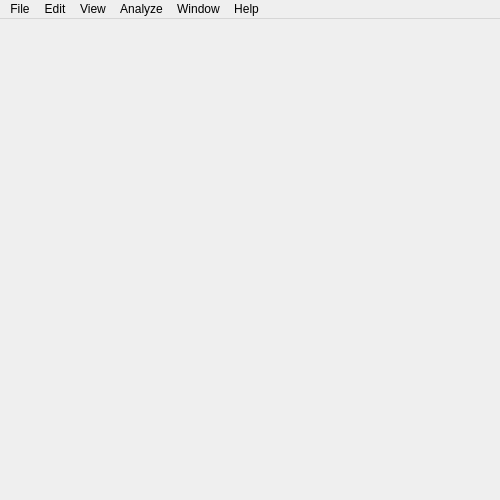
<?xml version="1.0" encoding="UTF-8"?>
<ui version="4.0">
 <class>MenuBar</class>
 <widget class="QMainWindow" name="MenuBar">
  <property name="geometry">
   <rect>
    <x>0</x>
    <y>0</y>
    <width>500</width>
    <height>500</height>
   </rect>
  </property>
  <property name="sizePolicy">
   <sizepolicy hsizetype="Ignored" vsizetype="Ignored">
    <horstretch>0</horstretch>
    <verstretch>0</verstretch>
   </sizepolicy>
  </property>
  <property name="minimumSize">
   <size>
    <width>500</width>
    <height>500</height>
   </size>
  </property>
  <property name="maximumSize">
   <size>
    <width>5000</width>
    <height>5000</height>
   </size>
  </property>
  <property name="focusPolicy">
   <enum>Qt::ClickFocus</enum>
  </property>
  <property name="windowTitle">
   <string/>
  </property>
  <property name="statusTip">
   <string notr="true"/>
  </property>
  <property name="whatsThis">
   <string notr="true"/>
  </property>
  <property name="accessibleName">
   <string notr="true"/>
  </property>
  <property name="autoFillBackground">
   <bool>false</bool>
  </property>
  <property name="styleSheet">
   <string notr="true"/>
  </property>
  <property name="documentMode">
   <bool>false</bool>
  </property>
  <property name="dockNestingEnabled">
   <bool>false</bool>
  </property>
  <property name="unifiedTitleAndToolBarOnMac">
   <bool>false</bool>
  </property>
  <widget class="QWidget" name="centralWidget">
   <property name="styleSheet">
    <string notr="true">background rgb(0,0,0)</string>
   </property>
   <layout class="QGridLayout" name="gridLayout_2">
    <item row="0" column="0">
     <layout class="QHBoxLayout" name="list_LayoutBox">
      <property name="sizeConstraint">
       <enum>QLayout::SetFixedSize</enum>
      </property>
     </layout>
    </item>
    <item row="0" column="1">
     <layout class="QHBoxLayout" name="mpl_LayoutBox"/>
    </item>
   </layout>
  </widget>
  <widget class="QMenuBar" name="menuBar">
   <property name="geometry">
    <rect>
     <x>0</x>
     <y>0</y>
     <width>500</width>
     <height>22</height>
    </rect>
   </property>
   <property name="nativeMenuBar">
    <bool>true</bool>
   </property>
   <widget class="QMenu" name="menuFile">
    <property name="title">
     <string>File</string>
    </property>
    <widget class="QMenu" name="menuExport">
     <property name="title">
      <string>Export</string>
     </property>
     <addaction name="actionExport_Correction_Factors"/>
     <addaction name="actionExport_Colocalization"/>
     <addaction name="actionExport_Selected_Traces"/>
     <addaction name="actionExport_All_Traces"/>
     <addaction name="actionExport_ES_Histogram_Data"/>
     <addaction name="actionExport_Transition_Density_Data"/>
    </widget>
    <addaction name="actionOpen"/>
    <addaction name="separator"/>
    <addaction name="actionClose"/>
    <addaction name="actionSave"/>
    <addaction name="separator"/>
    <addaction name="menuExport"/>
   </widget>
   <widget class="QMenu" name="menuEdit">
    <property name="title">
     <string>Edit</string>
    </property>
    <addaction name="actionRemove_File"/>
    <addaction name="actionRemove_All_Files"/>
    <addaction name="actionSelect_All"/>
    <addaction name="actionDeselect_All"/>
   </widget>
   <widget class="QMenu" name="menuAnalyze">
    <property name="title">
     <string>Analyze</string>
    </property>
    <widget class="QMenu" name="menuFit_Hidden_Markov_Model">
     <property name="title">
      <string>Fit Hidden Markov Model</string>
     </property>
     <addaction name="actionFit_Hmm_Current"/>
     <addaction name="actionFit_Hmm_All"/>
    </widget>
    <widget class="QMenu" name="menuManually_Select_Bleaching">
     <property name="title">
      <string>Manually Select Bleaching</string>
     </property>
     <addaction name="actionSelect_Bleach_Red_Channel"/>
     <addaction name="actionSelect_Bleach_Green_Channel"/>
    </widget>
    <widget class="QMenu" name="menuPredict_Trace_Type">
     <property name="title">
      <string>Predict Trace Type</string>
     </property>
     <addaction name="actionPredict_Selected_Traces"/>
     <addaction name="actionPredict_All_traces"/>
    </widget>
    <addaction name="actionColocalize_All"/>
    <addaction name="actionClear_Traces"/>
    <addaction name="actionFind_Show_Traces"/>
    <addaction name="actionClear_and_Rerun"/>
    <addaction name="separator"/>
    <addaction name="actionColor_Red"/>
    <addaction name="actionColor_Yellow"/>
    <addaction name="actionColor_Green"/>
    <addaction name="actionClear_Color"/>
    <addaction name="actionClear_All_Colors"/>
    <addaction name="separator"/>
    <addaction name="actionCorrectionFactorsWindow"/>
    <addaction name="actionGet_alphaFactor"/>
    <addaction name="actionGet_deltaFactor"/>
    <addaction name="actionClear_Correction_Factors"/>
    <addaction name="separator"/>
    <addaction name="menuManually_Select_Bleaching"/>
    <addaction name="separator"/>
    <addaction name="menuFit_Hidden_Markov_Model"/>
    <addaction name="menuPredict_Trace_Type"/>
    <addaction name="actionClear_All_Predictions"/>
   </widget>
   <widget class="QMenu" name="menuWindow">
    <property name="title">
     <string>Window</string>
    </property>
    <addaction name="actionMinimize"/>
    <addaction name="separator"/>
    <addaction name="actionMainWindow"/>
    <addaction name="actionTraceWindow"/>
    <addaction name="actionHistogramWindow"/>
    <addaction name="actionTransitionDensityWindow"/>
    <addaction name="actionLifetimes"/>
   </widget>
   <widget class="QMenu" name="menuHelp">
    <property name="title">
     <string>Help</string>
    </property>
    <addaction name="actionGet_Help_Online"/>
    <addaction name="separator"/>
    <addaction name="actionPreferences"/>
    <addaction name="actionAbout"/>
    <addaction name="actionDebug"/>
   </widget>
   <widget class="QMenu" name="menuView">
    <property name="title">
     <string>View</string>
    </property>
    <addaction name="actionFormat_Plot"/>
    <addaction name="separator"/>
    <addaction name="actionAdvanced_Sort"/>
    <addaction name="actionSort_by_Ascending"/>
    <addaction name="actionSort_by_Red_Bleach"/>
    <addaction name="actionSort_by_Green_Bleach"/>
    <addaction name="actionSort_by_Equal_Stoichiometry"/>
   </widget>
   <addaction name="menuFile"/>
   <addaction name="menuEdit"/>
   <addaction name="menuView"/>
   <addaction name="menuAnalyze"/>
   <addaction name="menuWindow"/>
   <addaction name="menuHelp"/>
  </widget>
  <action name="actionOpen">
   <property name="text">
    <string>Open Files</string>
   </property>
   <property name="shortcut">
    <string>Ctrl+O</string>
   </property>
  </action>
  <action name="actionSave">
   <property name="text">
    <string>Save Plot</string>
   </property>
   <property name="shortcut">
    <string>Ctrl+S</string>
   </property>
  </action>
  <action name="actionRemove_File">
   <property name="enabled">
    <bool>false</bool>
   </property>
   <property name="text">
    <string>Remove Current From List</string>
   </property>
   <property name="shortcut">
    <string>Ctrl+Backspace</string>
   </property>
  </action>
  <action name="actionMinimize">
   <property name="text">
    <string>Minimize</string>
   </property>
   <property name="shortcut">
    <string>Ctrl+M</string>
   </property>
  </action>
  <action name="actionFind_Show_Traces">
   <property name="enabled">
    <bool>false</bool>
   </property>
   <property name="text">
    <string>Show Traces</string>
   </property>
   <property name="shortcut">
    <string>Ctrl+Shift+T</string>
   </property>
  </action>
  <action name="actionClose">
   <property name="enabled">
    <bool>true</bool>
   </property>
   <property name="text">
    <string>Close Window</string>
   </property>
   <property name="shortcut">
    <string>Ctrl+W</string>
   </property>
  </action>
  <action name="actionGet_Help_Online">
   <property name="text">
    <string>Get Help Online</string>
   </property>
  </action>
  <action name="actionDebug">
   <property name="text">
    <string>Debug...</string>
   </property>
  </action>
  <action name="actionPreferences">
   <property name="text">
    <string>Preferences</string>
   </property>
   <property name="shortcut">
    <string>Ctrl+,</string>
   </property>
  </action>
  <action name="actionAbout">
   <property name="text">
    <string>About</string>
   </property>
  </action>
  <action name="actionColocalize_All">
   <property name="enabled">
    <bool>false</bool>
   </property>
   <property name="text">
    <string>Colocalize All</string>
   </property>
   <property name="shortcut">
    <string>Ctrl+Alt+L</string>
   </property>
  </action>
  <action name="actionColor_Red">
   <property name="enabled">
    <bool>false</bool>
   </property>
   <property name="text">
    <string>Color Red</string>
   </property>
   <property name="shortcut">
    <string>Meta+Shift+R</string>
   </property>
  </action>
  <action name="actionSort_by_Red_Bleach">
   <property name="enabled">
    <bool>false</bool>
   </property>
   <property name="text">
    <string>Sort by Red Bleach</string>
   </property>
  </action>
  <action name="actionClear_Color">
   <property name="enabled">
    <bool>false</bool>
   </property>
   <property name="text">
    <string>Clear Color</string>
   </property>
   <property name="shortcut">
    <string>Meta+Shift+C</string>
   </property>
  </action>
  <action name="actionColor_Yellow">
   <property name="enabled">
    <bool>false</bool>
   </property>
   <property name="text">
    <string>Color Yellow</string>
   </property>
   <property name="shortcut">
    <string>Meta+Shift+Y</string>
   </property>
  </action>
  <action name="actionColor_Green">
   <property name="enabled">
    <bool>false</bool>
   </property>
   <property name="text">
    <string>Color Green</string>
   </property>
   <property name="toolTip">
    <string>Color Green</string>
   </property>
   <property name="shortcut">
    <string>Meta+Shift+G</string>
   </property>
  </action>
  <action name="actionClear_All_Colors">
   <property name="enabled">
    <bool>false</bool>
   </property>
   <property name="text">
    <string>Clear All Colors</string>
   </property>
   <property name="shortcut">
    <string>Meta+Alt+Shift+C</string>
   </property>
  </action>
  <action name="actionSort_by_Ascending">
   <property name="enabled">
    <bool>false</bool>
   </property>
   <property name="text">
    <string>Sort by Ascending</string>
   </property>
  </action>
  <action name="actionSave_Session">
   <property name="text">
    <string>Save Session (Beta)</string>
   </property>
  </action>
  <action name="actionLoad_Session">
   <property name="text">
    <string>Load Session (Beta)</string>
   </property>
  </action>
  <action name="actionRemove_All_Files">
   <property name="enabled">
    <bool>false</bool>
   </property>
   <property name="text">
    <string>Remove All From List</string>
   </property>
  </action>
  <action name="actionGet_alphaFactor">
   <property name="enabled">
    <bool>false</bool>
   </property>
   <property name="text">
    <string>Find ɑ-Factor (for D-only)</string>
   </property>
   <property name="shortcut">
    <string>Meta+Shift+A</string>
   </property>
  </action>
  <action name="actionGet_deltaFactor">
   <property name="enabled">
    <bool>false</bool>
   </property>
   <property name="text">
    <string>Find δ-Factor (for A-only)</string>
   </property>
   <property name="shortcut">
    <string>Meta+Shift+D</string>
   </property>
  </action>
  <action name="actionClear_Correction_Factors">
   <property name="enabled">
    <bool>false</bool>
   </property>
   <property name="text">
    <string>Clear Correction Factors</string>
   </property>
   <property name="shortcut">
    <string>Meta+Shift+C</string>
   </property>
  </action>
  <action name="actionTraceWindow">
   <property name="text">
    <string>Traces</string>
   </property>
   <property name="shortcut">
    <string>Ctrl+2</string>
   </property>
  </action>
  <action name="actionMainWindow">
   <property name="text">
    <string>Images</string>
   </property>
   <property name="shortcut">
    <string>Ctrl+1</string>
   </property>
  </action>
  <action name="actionHistogramWindow">
   <property name="text">
    <string>Histogram</string>
   </property>
   <property name="shortcut">
    <string>Ctrl+3</string>
   </property>
  </action>
  <action name="actionExport_Correction_Factors">
   <property name="text">
    <string>Correction Factors</string>
   </property>
  </action>
  <action name="actionExport_Colocalization">
   <property name="text">
    <string>Colocalization</string>
   </property>
  </action>
  <action name="actionExport_Selected_Traces">
   <property name="text">
    <string>Selected Traces</string>
   </property>
  </action>
  <action name="actionExport_All_Traces">
   <property name="text">
    <string>All Traces</string>
   </property>
  </action>
  <action name="actionSort_by_Green_Bleach">
   <property name="enabled">
    <bool>false</bool>
   </property>
   <property name="text">
    <string>Sort by Green Bleach</string>
   </property>
  </action>
  <action name="actionClear_Traces">
   <property name="enabled">
    <bool>false</bool>
   </property>
   <property name="text">
    <string>Clear Traces</string>
   </property>
  </action>
  <action name="actionExport_ES_Histogram_Data">
   <property name="text">
    <string>E-S Histogram Data</string>
   </property>
  </action>
  <action name="actionTransitionDensityWindow">
   <property name="text">
    <string>Transition Density</string>
   </property>
   <property name="shortcut">
    <string>Ctrl+4</string>
   </property>
  </action>
  <action name="actionCorrectionFactorsWindow">
   <property name="enabled">
    <bool>false</bool>
   </property>
   <property name="text">
    <string>Set Correction Factors</string>
   </property>
   <property name="shortcut">
    <string>Ctrl+Shift+K</string>
   </property>
  </action>
  <action name="actionFit_Hmm_Current">
   <property name="enabled">
    <bool>false</bool>
   </property>
   <property name="text">
    <string>Current Trace</string>
   </property>
  </action>
  <action name="actionFit_Hmm_All">
   <property name="enabled">
    <bool>false</bool>
   </property>
   <property name="text">
    <string>Selected Traces</string>
   </property>
  </action>
  <action name="actionBatch_analyze">
   <property name="text">
    <string>Batch analyze</string>
   </property>
   <property name="shortcut">
    <string>Ctrl+B</string>
   </property>
  </action>
  <action name="actionSort_by_Equal_Stoichiometry">
   <property name="enabled">
    <bool>false</bool>
   </property>
   <property name="text">
    <string>Sort by Equal Stoichiometry</string>
   </property>
  </action>
  <action name="actionEdit_Plot">
   <property name="text">
    <string>Edit Plot</string>
   </property>
  </action>
  <action name="actionFormat_Plot">
   <property name="enabled">
    <bool>false</bool>
   </property>
   <property name="text">
    <string>Format Plot</string>
   </property>
  </action>
  <action name="actionUncheck_All">
   <property name="enabled">
    <bool>false</bool>
   </property>
   <property name="text">
    <string>Uncheck All</string>
   </property>
   <property name="shortcut">
    <string>Ctrl+Alt+Shift+A</string>
   </property>
  </action>
  <action name="actionClear_and_Rerun">
   <property name="enabled">
    <bool>false</bool>
   </property>
   <property name="text">
    <string>Clear Traces and Rerun</string>
   </property>
  </action>
  <action name="actionSelect_Bleach_Red_Channel">
   <property name="enabled">
    <bool>false</bool>
   </property>
   <property name="text">
    <string>Red Channel</string>
   </property>
  </action>
  <action name="actionSelect_Bleach_Green_Channel">
   <property name="enabled">
    <bool>false</bool>
   </property>
   <property name="text">
    <string>Green Channel</string>
   </property>
  </action>
  <action name="actionAdvanced_Sort">
   <property name="enabled">
    <bool>false</bool>
   </property>
   <property name="text">
    <string>Advanced Sort</string>
   </property>
  </action>
  <action name="actionCheck_All">
   <property name="enabled">
    <bool>false</bool>
   </property>
   <property name="text">
    <string>Check All</string>
   </property>
   <property name="shortcut">
    <string>Ctrl+Alt+A</string>
   </property>
  </action>
  <action name="actionExport_Transition_Density_Data">
   <property name="text">
    <string>Transition Density Data</string>
   </property>
  </action>
  <action name="actionSelect_All">
   <property name="enabled">
    <bool>true</bool>
   </property>
   <property name="text">
    <string>Select All</string>
   </property>
   <property name="shortcut">
    <string>Ctrl+A</string>
   </property>
  </action>
  <action name="actionDeselect_All">
   <property name="text">
    <string>Deselect All</string>
   </property>
   <property name="shortcut">
    <string>Ctrl+Alt+A</string>
   </property>
  </action>
  <action name="actionLifetimes">
   <property name="text">
    <string>Transition Lifetimes</string>
   </property>
   <property name="shortcut">
    <string>Ctrl+5</string>
   </property>
  </action>
  <action name="actionPredict_Selected_Traces">
   <property name="text">
    <string>Selected Traces</string>
   </property>
   <property name="shortcut">
    <string>Ctrl+P</string>
   </property>
  </action>
  <action name="actionPredict_All_traces">
   <property name="text">
    <string>All traces</string>
   </property>
   <property name="shortcut">
    <string>Ctrl+Alt+P</string>
   </property>
  </action>
  <action name="actionClear_All_Predictions">
   <property name="enabled">
    <bool>false</bool>
   </property>
   <property name="text">
    <string>Clear All Predictions</string>
   </property>
   <property name="shortcut">
    <string>Meta+Ctrl+P</string>
   </property>
  </action>
 </widget>
 <layoutdefault spacing="6" margin="11"/>
 <resources/>
 <connections/>
</ui>
